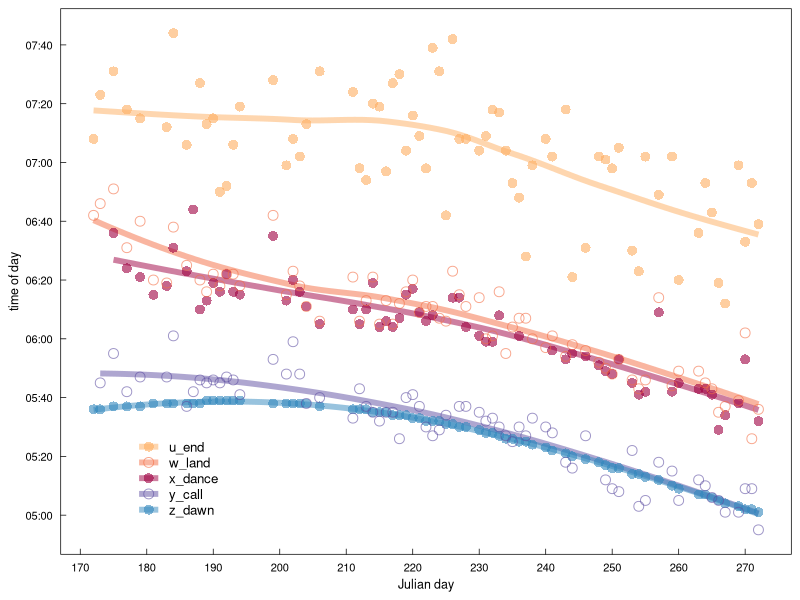
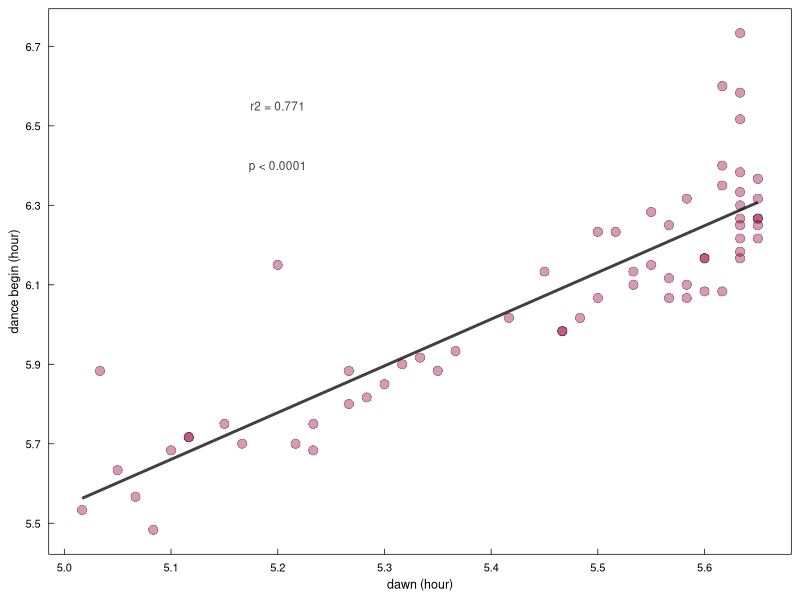
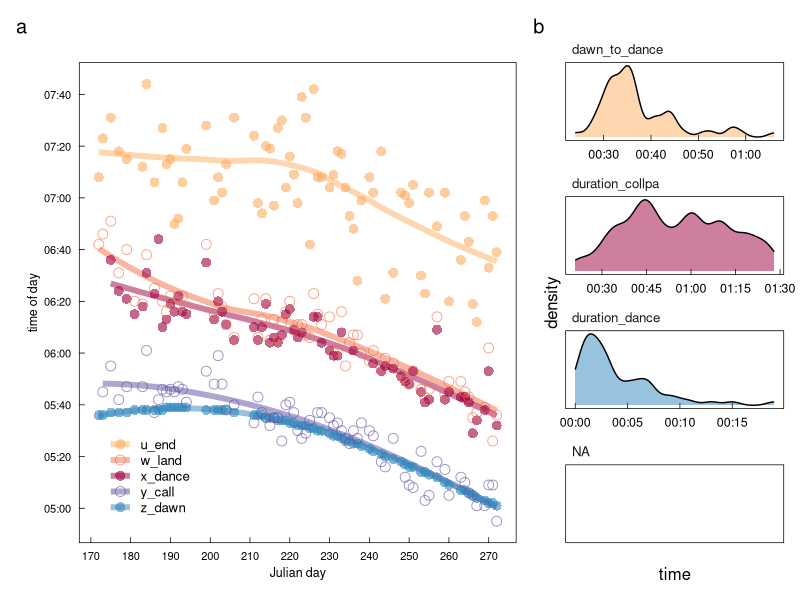
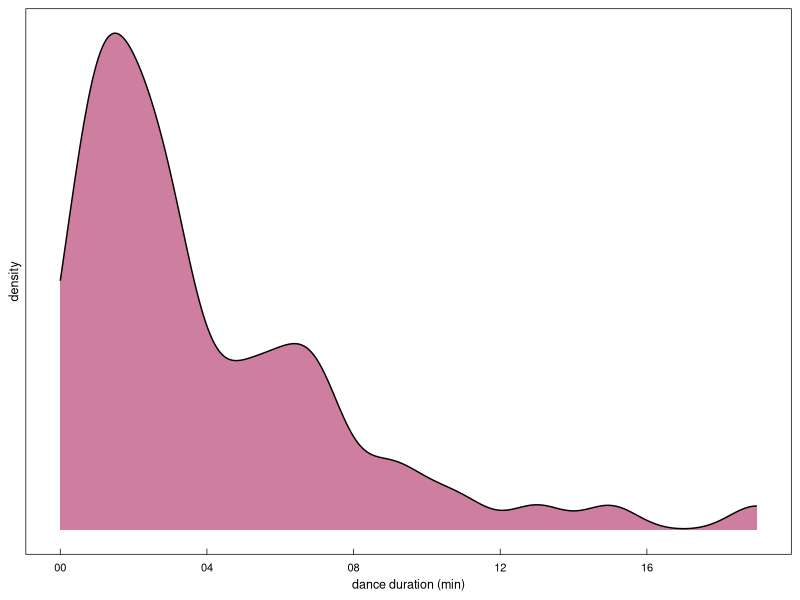
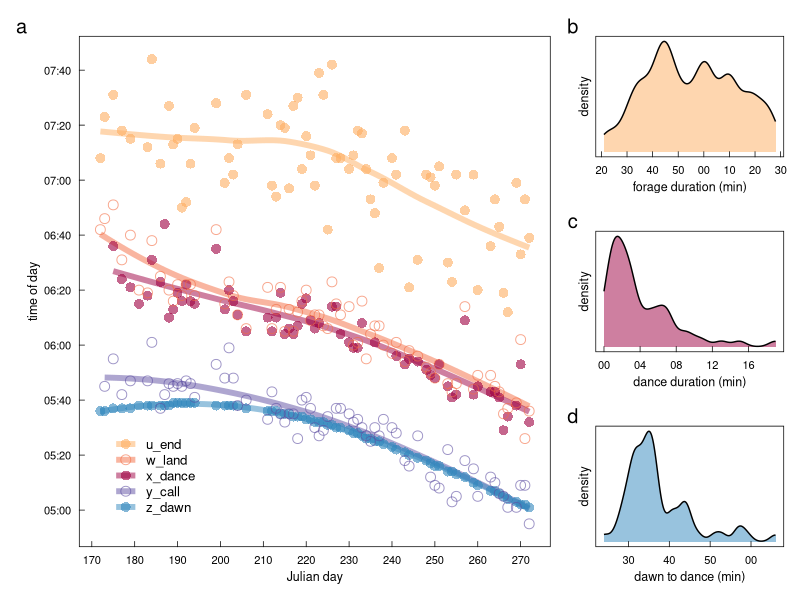

Generate these figures, in order, with R: (Note: this script raises an error after producing the figures.)
#### this script is plotting the high-level stats of collpa activity and monitoring effort
#### should be one of the first figures in the manuscript
#### it communicates across the study period the diurnal activity and monitoring effort


library(ggplot2)      # plotting and viz
library(plyr)         # legacy df manipulation
library(dplyr)        # variable grouping and manipulation
library(reshape)      # legacy df manipulation
library(data.table)   # legacy functions on df 
library(tidyr)        # gathering and spreading
library(zoo)          # roll mean
library(ggthemes)     # helpful ggplot themes
library(forcats)
library(scales)
library(RColorBrewer) # pretty colors
library(ggridges)
library(colorspace)
library(patchwork)
library(lubridate)    # formatting times dates
library(broom)
library(ggrepel)


# custom ggplot theme
themeKV <- theme_few()+
  theme(strip.background = element_blank(),
        axis.line = element_blank(),
        axis.text.x = element_text(colour = "black", margin = margin(0.2, unit = "cm")),
        axis.text.y = element_text(colour = "black", margin = margin(c(1, 0.2), unit = "cm")),
        axis.ticks.x = element_line(colour = "black", linewidth=.25), 
        axis.ticks.y = element_line(colour = "black", linewidth=.25),
        axis.ticks.length=unit(-0.15, "cm"), 
        element_line(colour = "black", linewidth=.5),
        panel.border = element_rect(colour = "black", fill=NA, linewidth=.5),
        legend.title=element_blank(),
        strip.text=element_text(hjust=0))

#### read in collpa data
# setwd("/Users/kylevanhoutan/colpa_flock/")
DF <- read.csv('data/collpa_activity.csv')

#### subset full data set for just time/hour occurrence observation data 
#### cleaning steps: subset cols, gather cols, remove rows
# first remove unnecessary columns 
collpa <- subset(DF, select = c(date_long, julian_day, z_dawn, y_call, x_dance, w_land, u_end)) # subset full dataset for only columns of interest
# second convert from wide to long format
collpa1 <- gather(collpa, key="event", value="time", 3:7) 
# third remove rows with "na" data
collpa1 <- collpa1[!(collpa1$time == "NA"), ]
class(collpa1$time) # check on data format of "time" col
# returns [1] "character", need convert to time/date
collpa1$time <- as.POSIXct(collpa1$time, format="%H:%M:%S")
class(collpa1$time) # check format: returns [1] "POSIXct" --> success! 
# now we can make some plots :)

# I find this Brewer palette map guidance useful
# https://colorbrewer2.org/#type=diverging&scheme=Spectral&n=11

collpa1 <- na.omit(collpa1)
p1 <- ggplot(collpa1, aes(x = julian_day, y = time, na.rm = TRUE,
                          group = event, color = event, shape = event)) +
  themeKV + theme(axis.text.y = element_text(size = 8),
                  axis.text.x = element_text(size = 8),
                  axis.title.x = element_text(size = 9),
                  axis.title.y = element_text(size = 9),
                  legend.position=c(.16,.14),
                  legend.key.height = unit(0.4, 'cm')) + 
  geom_line(aes(color=event), stat="smooth", method = "loess", formula = y ~ x, span = 0.85, 
            se = FALSE, linewidth = 2, alpha = 0.5)  +
  scale_color_manual(values=c("#fdae61", "#f46d43", "#9e0142", "#5e4fa2", "#3288bd")) + 
  geom_point(size = 3, alpha = 0.6, stroke = 0.5) +
  scale_shape_manual(values = c(16, 1, 16, 1, 16)) +
  scale_x_continuous(breaks = seq(170, 280, by = 10)) +
  scale_y_datetime(breaks = breaks_width("20 min"), date_labels = "%H:%M") + # set the time scales and drop date info
  ylab("time of day") +
  xlab("Julian day")
p1


#### bc of the apparent correlation bw sunrise and bird activity
# let's examine the formal statistical relationship
# lm() first then plot to explore
# but first need to deal with NA and time format

# write function to convert HH:MM:SS to decimal hour
decimateTime=function(timez) {
  timez=as.numeric(unlist(strsplit(timez, ":")))
  timez = (timez[1]*60+timez[2]+timez[3]/60)/60 # decimal hour of day
  return(timez)
}
# remove NA data, then apply decimateTime
head(collpa) 
collpa2 <- collpa %>% filter(!is.na(x_dance))
collpa2$x_dance <- sapply(collpa2$x_dance,decimateTime)  # do each col piecemeal
collpa2$z_dawn <- sapply(collpa2$z_dawn,decimateTime)
head(collpa2)  # looks good

# regression of "z_dawn" to "x_dance" 
fit <- collpa2 %>% 
  lm(x_dance ~ z_dawn, data = .)
# tidy(fit, conf.int = TRUE)
# summary(fit)
glance(fit) # r-squared = 0.771, p < 0.0001
# ergo beginning of dance is correlated with sunrise/dawn

# plot "z_dawn" to "x_dance" 
figtext1 <- paste("r2 =", round(glance(fit)[1],3))
figtext2 <- "p < 0.0001"
p8 <- collpa2 %>% 
  ggplot(aes(z_dawn,x_dance)) +
  themeKV + theme(legend.position = "none", 
                  axis.text.x = element_text(size = 8),
                  axis.text.y = element_text(size = 8),
                  axis.title.x = element_text(size = 9),
                  axis.title.y = element_text(size = 9)) + 
  geom_point(color = "#9e0142", size = 3, shape = 16, alpha = 0.4) + 
  geom_point(size = 2.8, shape = 21, alpha = 0.25) +
  geom_line(method = "lm", stat="smooth", linewidth = 1, color = "black", alpha=0.75) +
  scale_y_continuous(breaks = seq(5.5, 7, by = 0.2)) +
  scale_x_continuous(breaks = seq(5, 6, by = 0.1)) +
  xlab("dawn (hour)") + ylab("dance begin (hour)") +
  annotate("text", x = 5.2, y = 6.55, label = figtext1, alpha = 0.75, size = 3)+
  annotate("text", x = 5.2, y = 6.4, label = figtext2, alpha = 0.75, size = 3)
p8

#### --> for Fig 2 survey stats let's benchmark hour of day relative to dawn
# instead of hour from midnight, or absolute clock time




#### make 2 plots for the duration of flocks dancing and foraging
#### subset full data set for just stage duration data + wrangle 

# first try as a facet with both plots
dance_eat <- subset(DF, select = c(date_long, julian_day, dawn_to_dance, duration_dance, duration_collpa)) # remove all the time occurrence data 
dance_eat1 <- gather(dance_eat, key="duration", value="time", 3:5) # convert from wide to long format
dance_eat1 <- dance_eat1[!(dance_eat1$time == "na"), ] # remove rows with "na" data
dance_eat1$time <- as.POSIXct(dance_eat1$time, format="%H:%M:%S") # convert from character to time/date

# try one faceted plot with both durations
p2 <- ggplot(dance_eat1, aes(x = time, fill = duration)) +
  themeKV + theme(legend.position = "none", 
                  axis.text.y = element_blank(),
                  axis.ticks.y = element_blank(),
                  axis.text.x = element_text(size = 9)) + 
  geom_density(size = 0.5, alpha = 0.5, adjust = 0.5) +
  scale_fill_manual(values=c("#fdae61", "#9e0142", "#3288bd")) +
  facet_wrap(~duration, ncol=1, scales = "free")

layout <- "
AAB
AAB"
p1 + p2 +
  plot_layout(design = layout) +
  plot_annotation(tag_levels = 'a') # add panel labels a, b, c... etc


#### now try as 2 separate plots
# no need to use gather or remove NA
# fist plot dance duration
dance_eat$duration_dance <- as.POSIXct(dance_eat$duration_dance, format="%H:%M:%S") # convert from character to time/date
p3 <- ggplot(dance_eat, aes(x = duration_dance, fill="#9e0142")) +
  themeKV + theme(legend.position = "none", 
                  axis.text.y = element_blank(),
                  axis.ticks.y = element_blank(),
                  axis.text.x = element_text(size = 8),
                  axis.title.x = element_text(size = 9),
                  axis.title.y = element_text(size = 9)) + 
  geom_density(size = 0.5, alpha = 0.5, adjust = 0.5) +
  scale_fill_manual(values=c("#9e0142")) +
  scale_x_datetime(breaks = breaks_width("4 min"), date_labels = "%M") + # set the time scales and drop date info
  xlab("dance duration (min)")
p3

#second plot is duration of foraging flock on collpa
dance_eat$duration_collpa <- as.POSIXct(dance_eat$duration_collpa, format="%H:%M:%S") # convert from character to time/date
p4 <- ggplot(dance_eat, aes(x = duration_collpa, fill="#fdae61")) +
  themeKV + theme(legend.position = "none", 
                  axis.text.y = element_blank(),
                  axis.ticks.y = element_blank(),
                  axis.text.x = element_text(size = 8),
                  axis.title.x = element_text(size = 9),
                  axis.title.y = element_text(size = 9)) + 
  geom_density(size = 0.5, alpha = 0.5, adjust = 0.5) +
  scale_fill_manual(values=c("#fdae61")) +
  scale_x_datetime(breaks = breaks_width("10 min"), date_labels = "%M") + # dropping the hour for more spacing
  xlab("forage duration (min)")

#third plot of the time between dawn and first flock dance
dance_eat$dawn_to_dance <- as.POSIXct(dance_eat$dawn_to_dance, format="%H:%M:%S") # convert from character to time/date
p5 <- ggplot(dance_eat, aes(x = dawn_to_dance, fill="#fdae61")) +
  themeKV + theme(legend.position = "none", 
                  axis.text.y = element_blank(),
                  axis.ticks.y = element_blank(),
                  axis.text.x = element_text(size = 8),
                  axis.title.x = element_text(size = 9),
                  axis.title.y = element_text(size = 9)) + 
  geom_density(size = 0.5, alpha = 0.5, adjust = 0.5) +
  scale_fill_manual(values=c("#3288bd")) +
  scale_x_datetime(breaks = breaks_width("10 min"), date_labels = "%M") + # set the time scales and drop date info
  xlab("dawn to dance (min)")

# deprecated now since we have the lm(dawn ~ dance) panel
layout <- "
AAAAABB
AAAAABB
AAAAABB
AAAAABB
AAAAACC
AAAAACC
AAAAACC
AAAAACC
AAAAADD
AAAAADD
AAAAADD
AAAAADD"
p1 + p4 + p3 + p5 + 
  plot_layout(design = layout) +
  plot_annotation(tag_levels = 'a') # add panel labels a, b, c... etc


#### read in monitoring effort data
DF1 <- read.csv('data/monitor_hours.csv')
# sum the total person monitoring hours across the project, for each calendar day
DF1 <- DF1 %>% 
  mutate(day_tothrs = rowSums(.[3:27])/2) %>% # divide by 2 as the breaks are 30min and we want hours
  mutate(cumul_hours = cumsum(day_tothrs)) # create a cumulative summary running through monitor days 


p6 <- ggplot(DF1, aes(x=DAY, y=cumul_hours)) +
  themeKV + theme(legend.position = "none", 
                  axis.text.x = element_text(size = 8),
                  axis.text.y = element_text(size = 8),
                  axis.title.x = element_text(size = 9),
                  axis.title.y = element_text(size = 9)) + 
  geom_area(fill="#41ab5d", alpha=0.6) +
  geom_line(linewidth = 0.5) +
  scale_x_continuous(breaks = seq(170, 280, by = 15)) +
  scale_y_continuous(breaks = seq(0, 800, by = 100)) +
  xlab("Julian day") +
  ylab("cumul. effort (hrs)")
p6

DF2 <- DF1 %>% 
  summarise("5:00" = sum(X5.00 > 0), # this counts no. days with observer coverage from 5-5:30am
            "5:30" = sum(X5.30 > 0),
            "6:00" = sum(X6.00 > 0),
            "6:30" = sum(X6.30 > 0),
            "7:00" = sum(X7.00 > 0),
            "7:30" = sum(X7.30 > 0),
            "8:00" = sum(X8.00 > 0),
            "8:30" = sum(X8.30 > 0),
            "9:00" = sum(X9.00 > 0),
            "9:30" = sum(X9.30 > 0),
            "10:00" = sum(X10.00 > 0),
            "10:30" = sum(X10.30 > 0),
            "11:00" = sum(X11.00 > 0),
            "11:30" = sum(X11.30 > 0),
            "12:00" = sum(X12.00 > 0),
            "12:30" = sum(X12.30 > 0),
            "13:00" = sum(X13.00 > 0),
            "13:30" = sum(X13.30 > 0),
            "14:00" = sum(X14.00 > 0),
            "14:30" = sum(X14.30 > 0),
            "15:00" = sum(X15.00 > 0),
            "15:30" = sum(X15.30 > 0),
            "16:00" = sum(X16.00 > 0),
            "16:30" = sum(X16.30 > 0),
            "17:00" = sum(X17.00 > 0))  

DF3 <- DF1 %>% 
  summarise("5:00" = sum(X5.00), # counts no. observer hours during 5-5:30am over all days
            "5:30" = sum(X5.30),
            "6:00" = sum(X6.00),
            "6:30" = sum(X6.30),
            "7:00" = sum(X7.00),
            "7:30" = sum(X7.30),
            "8:00" = sum(X8.00),
            "8:30" = sum(X8.30),
            "9:00" = sum(X9.00),
            "9:30" = sum(X9.30),
            "10:00" = sum(X10.00),
            "10:30" = sum(X10.30),
            "11:00" = sum(X11.00),
            "11:30" = sum(X11.30),
            "12:00" = sum(X12.00),
            "12:30" = sum(X12.30),
            "13:00" = sum(X13.00),
            "13:30" = sum(X13.30),
            "14:00" = sum(X14.00),
            "14:30" = sum(X14.30),
            "15:00" = sum(X15.00),
            "15:30" = sum(X15.30),
            "16:00" = sum(X16.00),
            "16:30" = sum(X16.30),
            "17:00" = sum(X17.00)) 

hour_effort <- gather(DF3, key="time", value="hours", 1:25) # convert from wide to long format
class(hour_effort$time) # returns "character"
format(as.POSIXct(hour_effort$time,format='%H:%M'),format="%H:%M") # for some reasons needs reformatting
hour_effort$time <- as.POSIXct(hour_effort$time, format="%H:%M") # still character, so convert to time/date
class(hour_effort$time) # check format, should read --> "POSIXct" "POSIXt"

p7 <- ggplot(hour_effort, aes(x=time, y=hours)) +
  themeKV + theme(#legend.position = "none", 
                  axis.text.x = element_text(size = 8),
                  axis.text.y = element_text(size = 8),
                  axis.title.x = element_text(size = 9),
                  axis.title.y = element_text(size = 9)) + 
  geom_col(fill="#006d2c", alpha = 0.75, width = 1800) + # ¡¡exaggerated!! width bc date/time format
  # geom_bar(fill="#006d2c", alpha = 0.75, width = 0.9) + # cannot use width as fiddly in date/time format
  # see: https://github.com/tidyverse/ggplot2/issues/2187
  scale_x_datetime(breaks = breaks_width("120 min"), date_labels = "%H") + # set the time scales and drop date info
  scale_y_continuous(breaks = seq(0, 120, by = 20)) +
  xlab("hour of day") +
  ylab("effort (person days)")
p7

layout2 <- "
A
B
C"
  p8 + p7 + p6 +
  plot_layout(design = layout2) +
  plot_annotation(tag_levels = 'a') # add panel labels a, b, c... etc



layout3 <- "
AAAAABBEE
AAAAABBEE
AAAAABBEE
AAAAABBEE
AAAAACCFF
AAAAACCFF
AAAAACCFF
AAAAACCFF
AAAAADDGG
AAAAADDGG
AAAAADDGG
AAAAADDGG"
p1 + p4 + p3 + p5 + p8 + p7 + p6 +
  plot_layout(design = layout3) +
  plot_annotation(tag_levels = 'a') # add panel labels a, b, c... etc
